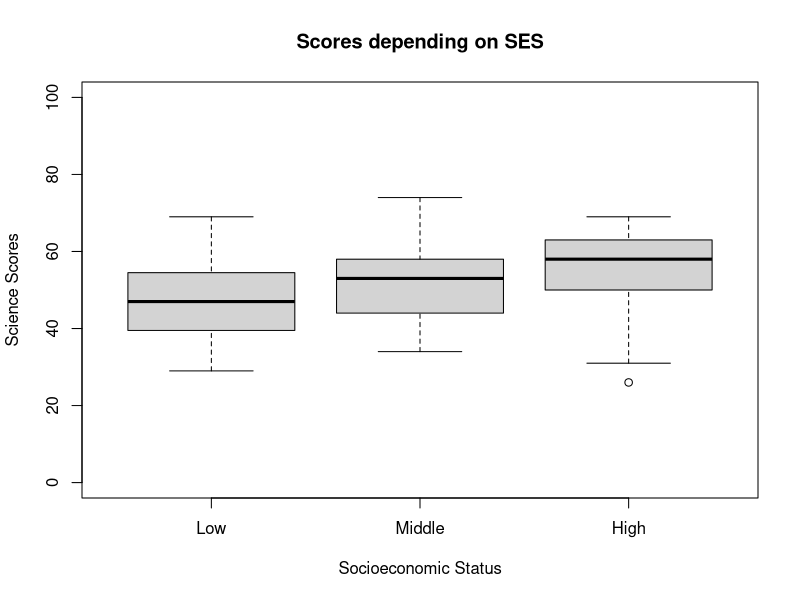
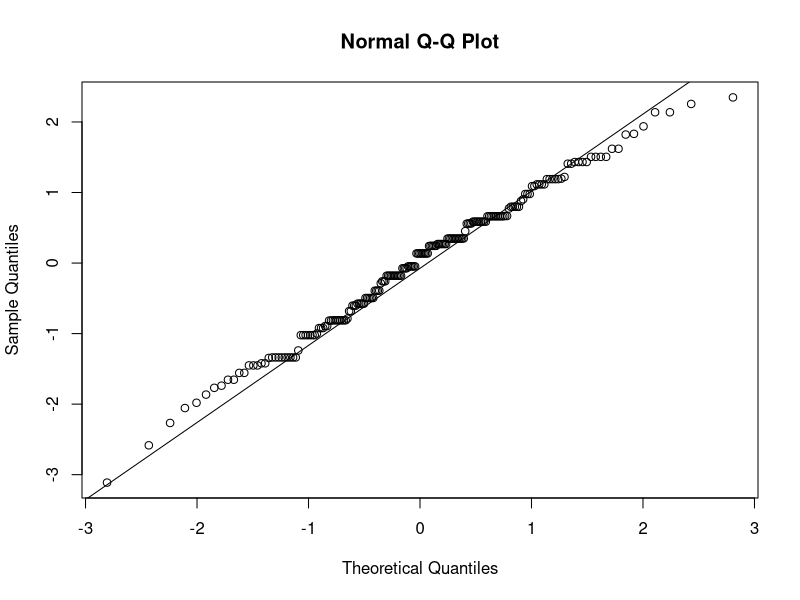
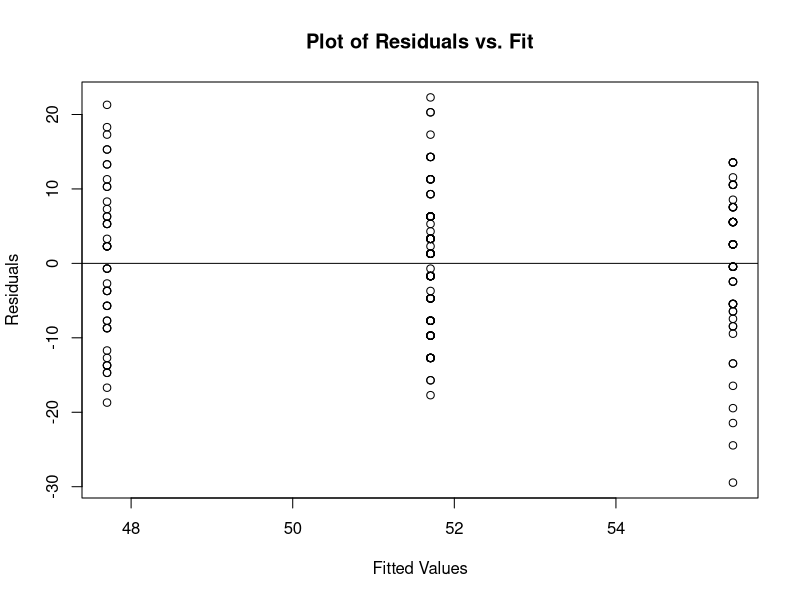
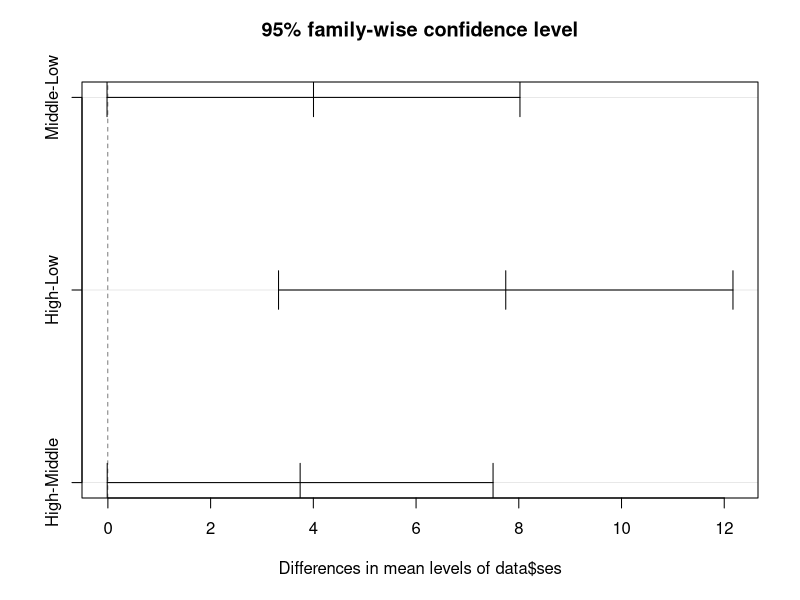

Reproduce these figures in R, in order.
## ---- chunk 1
# Clear the environment
rm(list = ls())

# Load the libraries
library(here)
library(dplyr)

# Load data
data <- read.csv(here("Data", "hsb2.csv"))
the_data <- read.csv(here("Data", "hsb2.csv"))
## ---- chunk 2
# ses ordinal  (1=low 2=middle 3=high)  
data$ses <- factor(data$ses,
                   labels = c("Low",
                              "Middle",
                              "High"))

# Obtain boxplots.

boxplot(data$science ~ data$ses,
        ylim = c(0, 100),
        xlab = "Socioeconomic Status",
        ylab = "Science Scores",
        main = "Scores depending on SES")

## ---- chunk 3
tapply(data$science, data$ses, summary)
tapply(data$science, data$ses, sd)
## ---- chunk 4
model <- lm(data$science ~ data$ses)
std_residual <- rstandard(model)
qqnorm(std_residual)
qqline(std_residual)
## ---- chunk 5
table(data$ses)
## ---- chunk 6
plot(model$fitted.values, model$residuals,
     xlab = "Fitted Values",
     ylab = "Residuals",
     main = "Plot of Residuals vs. Fit")

abline(0,0)
## ---- chunk 7
aov.model <- aov(data$science ~ data$ses)
aov.model
summary(aov.model)
## ---- chunk 8
## Checking dummies variables
# model <- lm(data$science ~ data$ses)
# summary(model)
# anova(model)
## ---- chunk 9
ttest1 <- t.test(science ~ ses,
           data = data,
           subset = (ses == "Low" | ses == "Middle"))
ttest1

ttest2 <- t.test(science ~ ses,
           data = data,
           subset = (ses == "Middle" | ses == "High"))
ttest2

ttest3 <- t.test(science ~ ses,
           data = data,
           subset = (ses == "Low" | ses == "High"))
ttest3
## ---- chunk 10
 # Initialize objects
 mean_vector <- NULL
 n <- length(the_data$science)
## ---- chunk 11
 # Take multiple samples (with replacement) and construct sampling distribution 
 # of the mean
 
 # Setting a seed for reproducibility
 set.seed(123)

 for (i in 1:10000) {
   the_sample <- sample(the_data$science, n, replace = TRUE)
   mean_vector <- c(mean_vector, mean(the_sample))
 }

 # Sort the vector and cut off 2.5% on each end
 mean_vector <- sort(mean_vector) 
 
 # Using the quantile function so that the bounds are not
 # dependent on the number of bootstrap samples generated
 boot_int <- quantile(mean_vector, c(0.025, 0.975))
 boot_int
   
## ---- chunk 12
aov.model <- aov(data$science ~ data$ses)
Tukey_results <- TukeyHSD(aov.model)
## ---- chunk 13
plot(Tukey_results)
